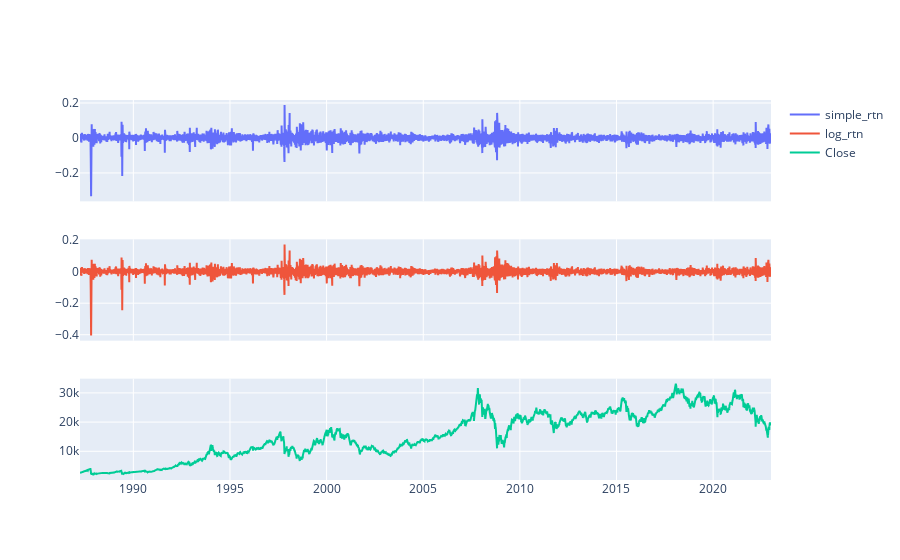

Notebook cell for this chart:
### Markdown cell above
### First Plot

### Code cell
colors=px.colors.qualitative.Plotly

fig = make_subplots(rows=3, cols=1, shared_xaxes=True)
for i, j in enumerate([data.simple_rtn, data.log_rtn, data.Close]):
    fig.add_trace(go.Scatter(x=data.index, y=j, mode='lines',
                             name=j.name, marker_color=colors[i]), row=i+1, col=1)
fig.show()

### Figure 1 — Plotly figure (JSON) as saved in the notebook; plotly's stock layout.template omitted (floating-point values rounded to 4 significant figures; data arrays with more than 128 entries replaced by an {"elided": "..."} marker saying what was removed)
{"data": [{"marker": {"color": "#636EFA"}, "mode": "lines", "name": "simple_rtn", "type": "scatter", "x": {"elided": "8831 str values"}, "xaxis": "x", "y": {"elided": "8831 float values"}, "yaxis": "y"}, {"marker": {"color": "#EF553B"}, "mode": "lines", "name": "log_rtn", "type": "scatter", "x": {"elided": "8831 str values"}, "xaxis": "x2", "y": {"elided": "8831 float values"}, "yaxis": "y2"}, {"marker": {"color": "#00CC96"}, "mode": "lines", "name": "Close", "type": "scatter", "x": {"elided": "8831 str values"}, "xaxis": "x3", "y": {"elided": "8831 float values"}, "yaxis": "y3"}], "layout": {"xaxis": {"anchor": "y", "domain": [0, 1], "matches": "x3", "showticklabels": false}, "xaxis2": {"anchor": "y2", "domain": [0, 1], "matches": "x3", "showticklabels": false}, "xaxis3": {"anchor": "y3", "domain": [0, 1]}, "yaxis": {"anchor": "x", "domain": [0.7333, 1]}, "yaxis2": {"anchor": "x2", "domain": [0.3667, 0.6333]}, "yaxis3": {"anchor": "x3", "domain": [0, 0.2667]}}}
